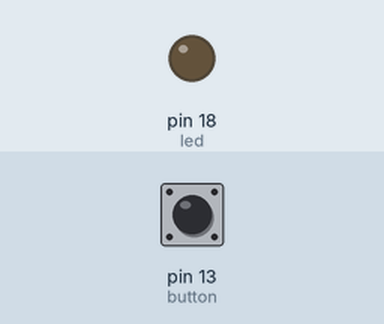
Bench run of a program on a simulated MicroPython board. Shown: output pins drawn as LEDs (lit = HIGH). The inputs (shaded band) are chosen by the test bench; at power-on: pin 13 (button) HIGH.

Above: at 1.2 s.
1.3 s: pin 13 (button) pulled LOW for 0.15 s
At 1.37 s:
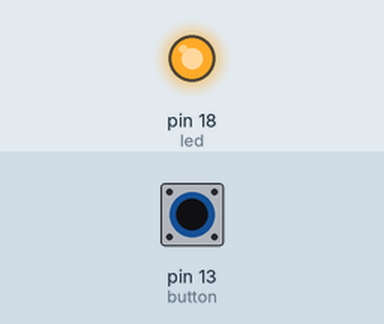
2.9 s: pin 13 (button) pulled LOW for 3.2 s
At 7.4 s:
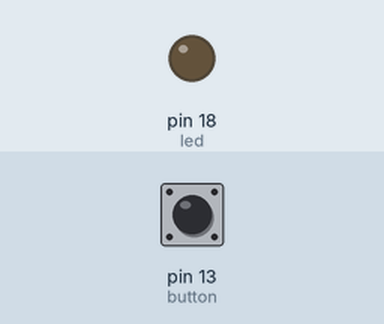
Timing chart, 0 to 8.9 s (numbered marks = the images above; inputs shaded):
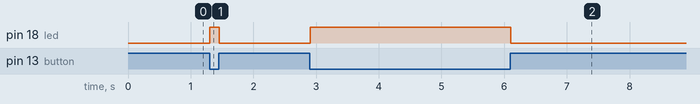

Measured:
- after the input at 1.3 s, pin 18 (led): LOW → HIGH at once, → LOW 0.15 s later
- after the input at 2.9 s, pin 18 (led): LOW → HIGH at once, → LOW 3.2 s later

The program:

light_button.py
```python
from machine import Pin
import time
INTERVAL = 0.01


button = Pin(13, Pin.IN, Pin.PULL_UP)
led = Pin(18, Pin.OUT)

while True:
  if button.value() == 0:
    led.value(1)
  else:
    led.value(0)

  time.sleep(INTERVAL)
```
